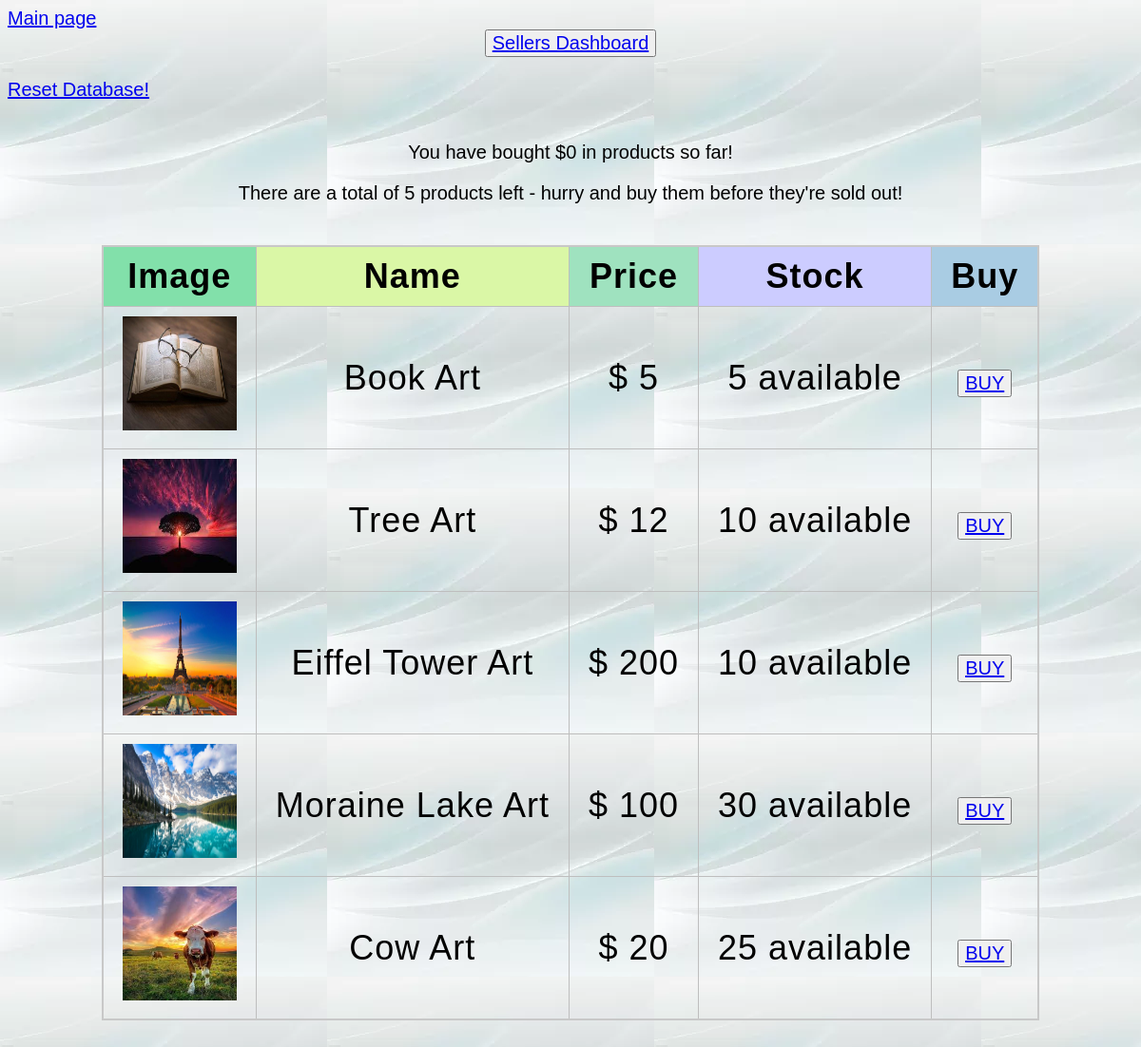
The page / on the database its author committed.
### tables this page shows
CREATE TABLE products (     image TEXT, product_id int AUTO_INCREMENT,     product_name VARCHAR(255), price int, quantity int,    seller_ID int AUTO_INCREMENT,     PRIMARY KEY (product_id));

### imageRepo.py (the view)
@app.route("/")
def home_page():
    (cur, _) = get_cursor()
    cur.execute("SELECT * FROM products")
    rows = cur.fetchall()
    total_prod_num = len(rows)
    products = []
    for values in rows:
        products.append({
            "src":   "/static/%s" % (values[0]),
            "id":    values[1],
            "name":  values[2],
            "price": "$ %d" % (values[3]),
            "stock": "%d available" % (values[4]),
        })
    cur.execute("SELECT SUM(total_amount) FROM seller_orders ")
    sqlResult = cur.fetchone()[0]
    spending = sqlResult if sqlResult else 0
    return render_template("index.html", products=products, spending=spending, total_prod_num=total_prod_num)

### imageRepo.py (called while the page is built)
def get_cursor():
    conn = sql.connect("image.db")
    cur = conn.cursor()
    return (cur, conn)

### templates/index.html (shortened to what this page needs)
<!doctype html>
<html>
    <head>
  </head>
    <body>
        <a href="/">Main page</a> <br>
       <div style="text-align:center"> <button type="button"> <a href='/showSeller'> Sellers Dashboard </button> </div> <br>
        <a href="/reset">Reset Database!</a> <br>
        <br>
        <p>You have bought ${{spending}} in products so far!</p>
        <p>There are a total of {{total_prod_num}} products left - hurry and buy them before they're sold out!</p> <br>
        <table class="center">
                <tr>
                  <th style="background-color: #82E0AA">Image</th>
                <th style="background-color: #DAF7A6 ">Name</th>
                <th style="background-color: #9FE2BF" >Price</th>
                <th style="background-color: #CCCCFF">Stock</th>
                <th style="background-color: #A9CCE3">Buy</th>
            </tr>
            {% for product in products %}
                <tr>
                <td><img src={{product["src"]}} height="120" width="120"/> </td>
                <td>{{product["name"]}}</td>
                <td>{{product["price"]}}</td>
                <td>{{product["stock"]}}</td>
                <td><button type="button"> <a href='/buy/{{product["id"]}}'/>BUY</button></td>
                </tr>
           {% endfor %}
        </table>
        <br>  </br>
    </body>
</html>

### templates/index.html (style rules this page uses)
html { font-family: sans-serif; font-size: 20px; }
table { border-collapse: collapse; border: 2px solid rgb(200,200,200); letter-spacing: 1px; font-size: 1.8rem; text-align: center; }
td, th { border: 1px solid rgb(190,190,190); padding: 10px 20px; text-align: center; }
td { text-align: center; }
button { color: green; font-size: 20px; }
p { text-align: center; }
body { background-image: url("static/background.webp"); }
.center { margin-left: auto; margin-right: auto; }

### rows shown on the page
products: shows a picture, name "Book Art", price "$ 5", stock "5 available"
products: shows a picture, name "Tree Art", price "$ 12", stock "10 available"
products: shows a picture, name "Eiffel Tower Art", price "$ 200", stock "10 available"
products: shows a picture, name "Moraine Lake Art", price "$ 100", stock "30 available"
products: shows a picture, name "Cow Art", price "$ 20", stock "25 available"

### other values the page prints
{{ spending }} "0"
{{ total_prod_num }} "5"
